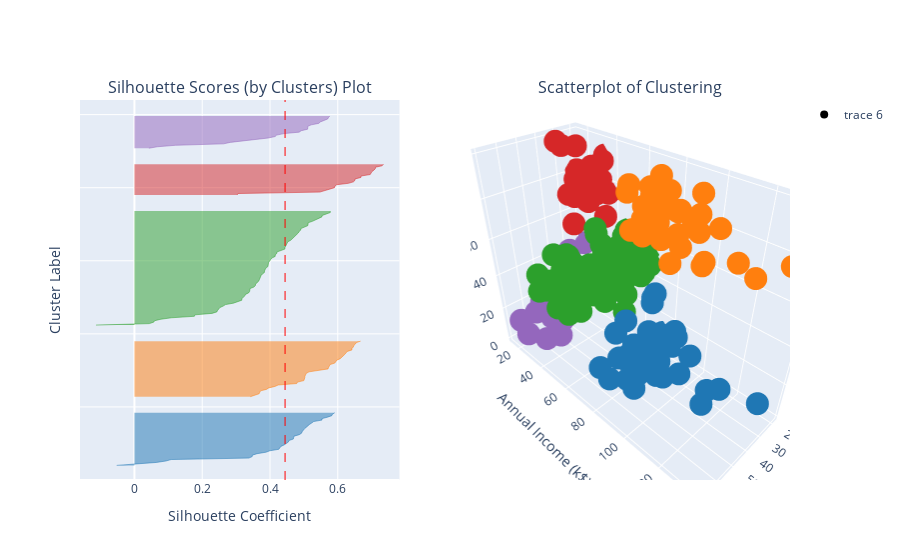

Notebook cell for this chart:
### Markdown cell above
When we have five clusters, we note that cluster 3 is not as well defined as it could be, as it seems to mix with cluster 2.

### Code cell
show_silhouette(figures, 5)

### Figure 1 — Plotly figure (JSON) as saved in the notebook; plotly's stock layout.template omitted (floating-point values rounded to 4 significant figures; data arrays with more than 128 entries replaced by an {"elided": "..."} marker saying what was removed)
{"data": [{"fill": "tozerox", "line": {"color": "rgb(31.0, 119.0, 180.0)", "width": 0.5}, "mode": "lines", "showlegend": false, "type": "scatter", "x": [-0.05241, 0.01312, 0.06436, 0.09295, 0.1084, 0.3376, 0.3474, 0.348, 0.3617, 0.3879, 0.3996, 0.4259, 0.428, 0.4322, 0.4416, 0.4489, 0.4544, 0.4556, 0.4687, 0.4698, 0.471, 0.4862, 0.493, 0.4948, 0.4977, 0.5015, 0.5066, 0.5106, 0.5164, 0.523, 0.5288, 0.5534, 0.5537, 0.5696, 0.5823, 0.5842, 0.5909], "xaxis": "x", "y": [10, 11, 12, 13, 14, 15, 16, 17, 18, 19, 20, 21, 22, 23, 24, 25, 26, 27, 28, 29, 30, 31, 32, 33, 34, 35, 36, 37, 38, 39, 40, 41, 42, 43, 44, 45, 46], "yaxis": "y"}, {"fill": "tozerox", "line": {"color": "rgb(255.0, 127.0, 14.0)", "width": 0.5}, "mode": "lines", "showlegend": false, "type": "scatter", "x": [0.342, 0.3581, 0.3679, 0.3699, 0.3721, 0.3893, 0.3964, 0.4145, 0.4241, 0.4788, 0.4813, 0.4998, 0.502, 0.5027, 0.503, 0.5062, 0.5072, 0.5152, 0.549, 0.5712, 0.5727, 0.576, 0.5774, 0.5911, 0.5943, 0.5972, 0.6071, 0.6125, 0.6155, 0.6209, 0.6245, 0.6283, 0.6418, 0.6419, 0.6458, 0.6472, 0.6517, 0.6545, 0.6673], "xaxis": "x", "y": [57, 58, 59, 60, 61, 62, 63, 64, 65, 66, 67, 68, 69, 70, 71, 72, 73, 74, 75, 76, 77, 78, 79, 80, 81, 82, 83, 84, 85, 86, 87, 88, 89, 90, 91, 92, 93, 94, 95], "yaxis": "y"}, {"fill": "tozerox", "line": {"color": "rgb(44.0, 160.0, 44.0)", "width": 0.5}, "mode": "lines", "showlegend": false, "type": "scatter", "x": [-0.1134, 0.04412, 0.0568, 0.05976, 0.0784, 0.1094, 0.1769, 0.1782, 0.229, 0.2431, 0.2454, 0.2488, 0.2522, 0.2618, 0.2687, 0.2921, 0.3072, 0.3169, 0.317, 0.3219, 0.3256, 0.3275, 0.3367, 0.3399, 0.34, 0.3411, 0.3525, 0.3569, 0.3572, 0.3623, 0.3664, 0.3684, 0.3701, 0.3735, 0.3738, 0.3778, 0.3835, 0.3837, 0.3851, 0.3878, 0.3938, 0.3944, 0.3955, 0.396, 0.3999, 0.4021, 0.4069, 0.4153, 0.4153, 0.4201, 0.4202, 0.4314, 0.444, 0.4441, 0.4465, 0.4486, 0.449, 0.4526, 0.4611, 0.4658, 0.4702, 0.4724, 0.478, 0.4834, 0.4858, 0.4908, 0.4909, 0.5043, 0.5113, 0.5123, 0.5124, 0.5252, 0.5339, 0.5438, 0.5531, 0.5541, 0.5635, 0.5778, 0.5779], "xaxis": "x", "y": [106, 107, 108, 109, 110, 111, 112, 113, 114, 115, 116, 117, 118, 119, 120, 121, 122, 123, 124, 125, 126, 127, 128, 129, 130, 131, 132, 133, 134, 135, 136, 137, 138, 139, 140, 141, 142, 143, 144, 145, 146, 147, 148, 149, 150, 151, 152, 153, 154, 155, 156, 157, 158, 159, 160, 161, 162, 163, 164, 165, 166, 167, 168, 169, 170, 171, 172, 173, 174, 175, 176, 177, 178, 179, 180, 181, 182, 183, 184], "yaxis": "y"}, {"fill": "tozerox", "line": {"color": "rgb(214.0, 39.0, 40.0)", "width": 0.5}, "mode": "lines", "showlegend": false, "type": "scatter", "x": [0.3031, 0.3053, 0.547, 0.5632, 0.5742, 0.5902, 0.5919, 0.596, 0.6315, 0.6461, 0.6505, 0.6512, 0.6682, 0.6688, 0.6957, 0.6971, 0.7007, 0.7065, 0.7108, 0.7111, 0.7307, 0.7349], "xaxis": "x", "y": [195, 196, 197, 198, 199, 200, 201, 202, 203, 204, 205, 206, 207, 208, 209, 210, 211, 212, 213, 214, 215, 216], "yaxis": "y"}, {"fill": "tozerox", "line": {"color": "rgb(148.0, 103.0, 189.0)", "width": 0.5}, "mode": "lines", "showlegend": false, "type": "scatter", "x": [0.04263, 0.06765, 0.121, 0.263, 0.2826, 0.3274, 0.3715, 0.3949, 0.4152, 0.4197, 0.4415, 0.4859, 0.4924, 0.511, 0.5114, 0.5116, 0.5217, 0.5438, 0.5485, 0.5622, 0.5701, 0.5725, 0.5765], "xaxis": "x", "y": [227, 228, 229, 230, 231, 232, 233, 234, 235, 236, 237, 238, 239, 240, 241, 242, 243, 244, 245, 246, 247, 248, 249], "yaxis": "y"}, {"fill": "tozeroy", "line": {"color": "red", "dash": "dash", "width": 1}, "mode": "lines", "showlegend": false, "type": "scatter", "x": {"elided": "500 float values"}, "xaxis": "x", "y": {"elided": "500 int values"}, "yaxis": "y"}, {"marker": {"color": {"elided": "200x3 int values"}}, "mode": "markers", "scene": "scene", "type": "scatter3d", "x": {"elided": "200 int values"}, "y": {"elided": "200 int values"}, "z": {"elided": "200 int values"}}], "layout": {"annotations": [{"font": {"size": 16}, "showarrow": false, "text": "Silhouette Scores (by Clusters) Plot", "x": 0.225, "xanchor": "center", "xref": "paper", "y": 1, "yanchor": "bottom", "yref": "paper"}, {"font": {"size": 16}, "showarrow": false, "text": "Scatterplot of Clustering", "x": 0.775, "xanchor": "center", "xref": "paper", "y": 1, "yanchor": "bottom", "yref": "paper"}], "scene": {"domain": {"x": [0.55, 1], "y": [0, 1]}, "xaxis": {"title": {"text": "Age"}}, "yaxis": {"title": {"text": "Annual Income (k$)"}}, "zaxis": {"title": {"text": "Spending Score (1-100)"}}}, "xaxis": {"anchor": "y", "domain": [0, 0.45], "title": {"text": "Silhouette Coefficient"}}, "yaxis": {"anchor": "x", "domain": [0, 1], "range": [0, 260], "showticklabels": false, "title": {"text": "Cluster Label"}}}}
